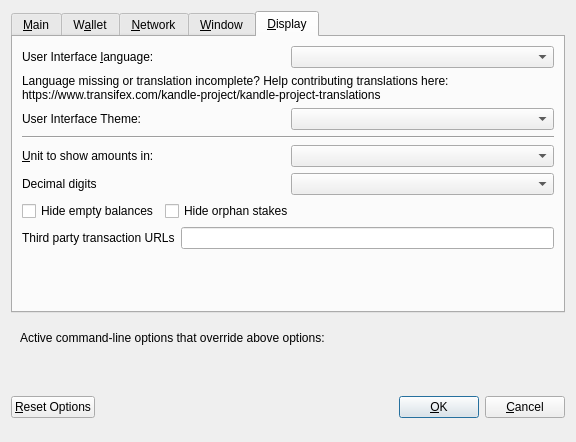
<?xml version="1.0" encoding="UTF-8"?>
<ui version="4.0">
 <class>OptionsDialog</class>
 <widget class="QDialog" name="OptionsDialog">
  <property name="geometry">
   <rect>
    <x>0</x>
    <y>0</y>
    <width>576</width>
    <height>442</height>
   </rect>
  </property>
  <property name="windowTitle">
   <string>Options</string>
  </property>
  <property name="modal">
   <bool>true</bool>
  </property>
  <layout class="QVBoxLayout" name="verticalLayout">
   <item>
    <widget class="QTabWidget" name="tabWidget">
     <property name="currentIndex">
      <number>4</number>
     </property>
     <widget class="QWidget" name="tabMain">
      <attribute name="title">
       <string>&amp;Main</string>
      </attribute>
      <layout class="QVBoxLayout" name="verticalLayout_Main">
       <item>
        <widget class="QCheckBox" name="bitcoinAtStartup">
         <property name="toolTip">
          <string>Automatically start Kandle after logging in to the system.</string>
         </property>
         <property name="text">
          <string>&amp;Start Kandle on system login</string>
         </property>
        </widget>
       </item>
       <item>
        <layout class="QHBoxLayout" name="horizontalLayout_2_Main">
         <item>
          <widget class="QLabel" name="databaseCacheLabel">
           <property name="text">
            <string>Size of &amp;database cache</string>
           </property>
           <property name="textFormat">
            <enum>Qt::PlainText</enum>
           </property>
           <property name="buddy">
            <cstring>databaseCache</cstring>
           </property>
          </widget>
         </item>
         <item>
          <widget class="QSpinBox" name="databaseCache"/>
         </item>
         <item>
          <widget class="QLabel" name="databaseCacheUnitLabel">
           <property name="text">
            <string>MB</string>
           </property>
           <property name="textFormat">
            <enum>Qt::PlainText</enum>
           </property>
          </widget>
         </item>
         <item>
          <spacer name="horizontalSpacer_2_Main">
           <property name="orientation">
            <enum>Qt::Horizontal</enum>
           </property>
           <property name="sizeHint" stdset="0">
            <size>
             <width>40</width>
             <height>20</height>
            </size>
           </property>
          </spacer>
         </item>
        </layout>
       </item>
       <item>
        <layout class="QHBoxLayout" name="horizontalLayout_3_Main">
         <item>
          <widget class="QLabel" name="threadsScriptVerifLabel">
           <property name="text">
            <string>Number of script &amp;verification threads</string>
           </property>
           <property name="textFormat">
            <enum>Qt::PlainText</enum>
           </property>
           <property name="buddy">
            <cstring>threadsScriptVerif</cstring>
           </property>
          </widget>
         </item>
         <item>
          <widget class="QSpinBox" name="threadsScriptVerif">
           <property name="toolTip">
            <string>(0 = auto, &lt;0 = leave that many cores free)</string>
           </property>
          </widget>
         </item>
         <item>
          <spacer name="horizontalSpacer_3_Main">
           <property name="orientation">
            <enum>Qt::Horizontal</enum>
           </property>
           <property name="sizeHint" stdset="0">
            <size>
             <width>40</width>
             <height>20</height>
            </size>
           </property>
          </spacer>
         </item>
        </layout>
       </item>
       <item>
        <spacer name="verticalSpacer_2">
         <property name="orientation">
          <enum>Qt::Vertical</enum>
         </property>
         <property name="sizeHint" stdset="0">
          <size>
           <width>20</width>
           <height>40</height>
          </size>
         </property>
        </spacer>
       </item>
      </layout>
     </widget>
     <widget class="QWidget" name="tabWallet">
      <attribute name="title">
       <string>W&amp;allet</string>
      </attribute>
      <layout class="QVBoxLayout" name="verticalLayout_Wallet">
       <item>
        <layout class="QHBoxLayout" name="horizontalLayout_2_Wallet">
         <item>
          <widget class="QLabel" name="labelStakeSplitThresholdText">
           <property name="text">
            <string>Stake split threshold:</string>
           </property>
          </widget>
         </item>
         <item>
          <widget class="QSpinBox" name="spinBoxStakeSplitThreshold">
           <property name="minimum">
            <number>1</number>
           </property>
           <property name="maximum">
            <number>999999</number>
           </property>
          </widget>
         </item>
        </layout>
       </item>
       <item>
        <widget class="QGroupBox" name="groupBox">
         <property name="title">
          <string>Expert</string>
         </property>
         <layout class="QVBoxLayout" name="verticalLayout_2">
          <item>
           <widget class="QCheckBox" name="coinControlFeatures">
            <property name="toolTip">
             <string>Whether to show coin control features or not.</string>
            </property>
            <property name="text">
             <string>Enable coin &amp;control features</string>
            </property>
           </widget>
          </item>
          <item>
           <widget class="QCheckBox" name="showMasternodesTab">
            <property name="toolTip">
             <string>Show additional tab listing all your masternodes in first sub-tab&lt;br/&gt;and all masternodes on the network in second sub-tab.</string>
            </property>
            <property name="text">
             <string>Show Masternodes Tab</string>
            </property>
           </widget>
          </item>
          <item>
           <widget class="QCheckBox" name="spendZeroConfChange">
            <property name="toolTip">
             <string>If you disable the spending of unconfirmed change, the change from a transaction&lt;br/&gt;cannot be used until that transaction has at least one confirmation.&lt;br/&gt;This also affects how your balance is computed.</string>
            </property>
            <property name="text">
             <string>&amp;Spend unconfirmed change</string>
            </property>
           </widget>
          </item>
         </layout>
        </widget>
       </item>
       <item>
        <spacer name="verticalSpacer_Wallet">
         <property name="orientation">
          <enum>Qt::Vertical</enum>
         </property>
         <property name="sizeHint" stdset="0">
          <size>
           <width>20</width>
           <height>40</height>
          </size>
         </property>
        </spacer>
       </item>
      </layout>
     </widget>
     <widget class="QWidget" name="tabNetwork">
      <attribute name="title">
       <string>&amp;Network</string>
      </attribute>
      <layout class="QVBoxLayout" name="verticalLayout_Network">
       <item>
        <widget class="QCheckBox" name="mapPortUpnp">
         <property name="toolTip">
          <string>Automatically open the Kandle client port on the router. This only works when your router supports UPnP and it is enabled.</string>
         </property>
         <property name="text">
          <string>Map port using &amp;UPnP</string>
         </property>
        </widget>
       </item>
       <item>
        <widget class="QCheckBox" name="allowIncoming">
         <property name="toolTip">
          <string>Accept connections from outside</string>
         </property>
         <property name="text">
          <string>Allow incoming connections</string>
         </property>
        </widget>
       </item>
       <item>
        <widget class="QCheckBox" name="connectSocks">
         <property name="toolTip">
          <string>Connect to the Kandle network through a SOCKS5 proxy.</string>
         </property>
         <property name="text">
          <string>&amp;Connect through SOCKS5 proxy (default proxy):</string>
         </property>
        </widget>
       </item>
       <item>
        <layout class="QHBoxLayout" name="horizontalLayout_1_Network">
         <item>
          <widget class="QLabel" name="proxyIpLabel">
           <property name="text">
            <string>Proxy &amp;IP:</string>
           </property>
           <property name="textFormat">
            <enum>Qt::PlainText</enum>
           </property>
           <property name="buddy">
            <cstring>proxyIp</cstring>
           </property>
          </widget>
         </item>
         <item>
          <widget class="QValidatedLineEdit" name="proxyIp">
           <property name="minimumSize">
            <size>
             <width>140</width>
             <height>0</height>
            </size>
           </property>
           <property name="maximumSize">
            <size>
             <width>140</width>
             <height>16777215</height>
            </size>
           </property>
           <property name="toolTip">
            <string>IP address of the proxy (e.g. IPv4: 127.0.0.1 / IPv6: ::1)</string>
           </property>
          </widget>
         </item>
         <item>
          <widget class="QLabel" name="proxyPortLabel">
           <property name="text">
            <string>&amp;Port:</string>
           </property>
           <property name="textFormat">
            <enum>Qt::PlainText</enum>
           </property>
           <property name="buddy">
            <cstring>proxyPort</cstring>
           </property>
          </widget>
         </item>
         <item>
          <widget class="QLineEdit" name="proxyPort">
           <property name="minimumSize">
            <size>
             <width>55</width>
             <height>0</height>
            </size>
           </property>
           <property name="maximumSize">
            <size>
             <width>55</width>
             <height>16777215</height>
            </size>
           </property>
           <property name="toolTip">
            <string>Port of the proxy (e.g. 9050)</string>
           </property>
          </widget>
         </item>
         <item>
          <spacer name="horizontalSpacer_1_Network">
           <property name="orientation">
            <enum>Qt::Horizontal</enum>
           </property>
           <property name="sizeHint" stdset="0">
            <size>
             <width>40</width>
             <height>20</height>
            </size>
           </property>
          </spacer>
         </item>
        </layout>
       </item>
       <item>
        <spacer name="verticalSpacer_Network">
         <property name="orientation">
          <enum>Qt::Vertical</enum>
         </property>
         <property name="sizeHint" stdset="0">
          <size>
           <width>20</width>
           <height>40</height>
          </size>
         </property>
        </spacer>
       </item>
      </layout>
     </widget>
     <widget class="QWidget" name="tabWindow">
      <attribute name="title">
       <string>&amp;Window</string>
      </attribute>
      <layout class="QVBoxLayout" name="verticalLayout_Window">
       <item>
        <widget class="QCheckBox" name="minimizeToTray">
         <property name="toolTip">
          <string>Show only a tray icon after minimizing the window.</string>
         </property>
         <property name="text">
          <string>&amp;Minimize to the tray instead of the taskbar</string>
         </property>
        </widget>
       </item>
       <item>
        <widget class="QCheckBox" name="minimizeOnClose">
         <property name="toolTip">
          <string>Minimize instead of exit the application when the window is closed. When this option is enabled, the application will be closed only after selecting Quit in the menu.</string>
         </property>
         <property name="text">
          <string>M&amp;inimize on close</string>
         </property>
        </widget>
       </item>
       <item>
        <spacer name="verticalSpacer_Window">
         <property name="orientation">
          <enum>Qt::Vertical</enum>
         </property>
         <property name="sizeHint" stdset="0">
          <size>
           <width>20</width>
           <height>40</height>
          </size>
         </property>
        </spacer>
       </item>
      </layout>
     </widget>
     <widget class="QWidget" name="tabDisplay">
      <attribute name="title">
       <string>&amp;Display</string>
      </attribute>
      <layout class="QVBoxLayout" name="verticalLayout_Display">
       <item>
        <layout class="QHBoxLayout" name="horizontalLayout_1_Display">
         <item>
          <widget class="QLabel" name="langLabel">
           <property name="text">
            <string>User Interface &amp;language:</string>
           </property>
           <property name="textFormat">
            <enum>Qt::PlainText</enum>
           </property>
           <property name="buddy">
            <cstring>lang</cstring>
           </property>
          </widget>
         </item>
         <item>
          <widget class="QValueComboBox" name="lang">
           <property name="toolTip">
            <string>The user interface language can be set here. This setting will take effect after restarting Kandle.</string>
           </property>
          </widget>
         </item>
        </layout>
       </item>
       <item>
        <widget class="QLabel" name="label_3">
         <property name="toolTip">
          <string notr="true"/>
         </property>
         <property name="statusTip">
          <string notr="true"/>
         </property>
         <property name="whatsThis">
          <string notr="true"/>
         </property>
         <property name="accessibleName">
          <string notr="true"/>
         </property>
         <property name="text">
          <string>Language missing or translation incomplete? Help contributing translations here:
https://www.transifex.com/kandle-project/kandle-project-translations</string>
         </property>
         <property name="wordWrap">
          <bool>true</bool>
         </property>
         <property name="openExternalLinks">
          <bool>true</bool>
         </property>
         <property name="textInteractionFlags">
          <set>Qt::TextBrowserInteraction</set>
         </property>
        </widget>
       </item>
       <item>
        <layout class="QHBoxLayout" name="horizontalLayout_2_Display" stretch="0,0">
         <item>
          <widget class="QLabel" name="themeLabel">
           <property name="text">
            <string>User Interface Theme:</string>
           </property>
          </widget>
         </item>
         <item>
          <widget class="QValueComboBox" name="theme"/>
         </item>
        </layout>
       </item>
       <item>
        <widget class="Line" name="line">
         <property name="orientation">
          <enum>Qt::Horizontal</enum>
         </property>
        </widget>
       </item>
       <item>
        <layout class="QHBoxLayout" name="horizontalLayout_3_Display">
         <item>
          <widget class="QLabel" name="unitLabel">
           <property name="text">
            <string>&amp;Unit to show amounts in:</string>
           </property>
           <property name="textFormat">
            <enum>Qt::PlainText</enum>
           </property>
           <property name="buddy">
            <cstring>unit</cstring>
           </property>
          </widget>
         </item>
         <item>
          <widget class="QValueComboBox" name="unit">
           <property name="toolTip">
            <string>Choose the default subdivision unit to show in the interface and when sending coins.</string>
           </property>
          </widget>
         </item>
        </layout>
       </item>
       <item>
        <layout class="QHBoxLayout" name="horizontalLayout_4_Display">
         <item>
          <widget class="QLabel" name="digitsLabel">
           <property name="text">
            <string>Decimal digits</string>
           </property>
          </widget>
         </item>
         <item>
          <widget class="QValueComboBox" name="digits"/>
         </item>
        </layout>
       </item>
       <item>
        <layout class="QHBoxLayout" name="horizontalLayout_5_Display">
         <item>
          <widget class="QCheckBox" name="checkBoxHideZeroBalances">
           <property name="toolTip">
            <string>Hide empty balances</string>
           </property>
           <property name="layoutDirection">
            <enum>Qt::LeftToRight</enum>
           </property>
           <property name="text">
            <string>Hide empty balances</string>
           </property>
          </widget>
         </item>
         <item>
          <widget class="QCheckBox" name="checkBoxHideOrphans">
           <property name="toolTip">
            <string>Hide orphan stakes in transaction lists</string>
           </property>
           <property name="text">
            <string>Hide orphan stakes</string>
           </property>
          </widget>
         </item>
         <item>
          <spacer name="horizontalSpacer">
           <property name="orientation">
            <enum>Qt::Horizontal</enum>
           </property>
           <property name="sizeHint" stdset="0">
            <size>
             <width>40</width>
             <height>20</height>
            </size>
           </property>
          </spacer>
         </item>
        </layout>
       </item>
       <item>
        <layout class="QHBoxLayout" name="horizontalLayout_6_Display">
         <item>
          <widget class="QLabel" name="thirdPartyTxUrlsLabel">
           <property name="toolTip">
            <string>Third party URLs (e.g. a block explorer) that appear in the transactions tab as context menu items. %s in the URL is replaced by transaction hash. Multiple URLs are separated by vertical bar |.</string>
           </property>
           <property name="text">
            <string>Third party transaction URLs</string>
           </property>
           <property name="buddy">
            <cstring>thirdPartyTxUrls</cstring>
           </property>
          </widget>
         </item>
         <item>
          <widget class="QLineEdit" name="thirdPartyTxUrls">
           <property name="toolTip">
            <string>Third party URLs (e.g. a block explorer) that appear in the transactions tab as context menu items. %s in the URL is replaced by transaction hash. Multiple URLs are separated by vertical bar |.</string>
           </property>
          </widget>
         </item>
        </layout>
       </item>
       <item>
        <spacer name="verticalSpacer">
         <property name="orientation">
          <enum>Qt::Vertical</enum>
         </property>
         <property name="sizeHint" stdset="0">
          <size>
           <width>20</width>
           <height>40</height>
          </size>
         </property>
        </spacer>
       </item>
      </layout>
     </widget>
    </widget>
   </item>
   <item>
    <widget class="QFrame" name="frame">
     <layout class="QVBoxLayout" name="verticalLayout_Bottom">
      <item>
       <layout class="QHBoxLayout" name="horizontalLayout_Bottom">
        <item>
         <widget class="QLabel" name="overriddenByCommandLineInfoLabel">
          <property name="text">
           <string>Active command-line options that override above options:</string>
          </property>
          <property name="textFormat">
           <enum>Qt::PlainText</enum>
          </property>
         </widget>
        </item>
        <item>
         <spacer name="horizontalSpacer_Bottom">
          <property name="orientation">
           <enum>Qt::Horizontal</enum>
          </property>
          <property name="sizeHint" stdset="0">
           <size>
            <width>40</width>
            <height>20</height>
           </size>
          </property>
         </spacer>
        </item>
       </layout>
      </item>
      <item>
       <widget class="QLabel" name="overriddenByCommandLineLabel">
        <property name="text">
         <string/>
        </property>
        <property name="textFormat">
         <enum>Qt::PlainText</enum>
        </property>
        <property name="wordWrap">
         <bool>true</bool>
        </property>
       </widget>
      </item>
     </layout>
    </widget>
   </item>
   <item>
    <layout class="QHBoxLayout" name="horizontalLayout_Buttons">
     <item>
      <widget class="QPushButton" name="resetButton">
       <property name="toolTip">
        <string>Reset all client options to default.</string>
       </property>
       <property name="text">
        <string>&amp;Reset Options</string>
       </property>
       <property name="autoDefault">
        <bool>false</bool>
       </property>
      </widget>
     </item>
     <item>
      <spacer name="horizontalSpacer_1">
       <property name="orientation">
        <enum>Qt::Horizontal</enum>
       </property>
       <property name="sizeHint" stdset="0">
        <size>
         <width>40</width>
         <height>48</height>
        </size>
       </property>
      </spacer>
     </item>
     <item>
      <widget class="QLabel" name="statusLabel">
       <property name="minimumSize">
        <size>
         <width>200</width>
         <height>0</height>
        </size>
       </property>
       <property name="font">
        <font>
         <weight>75</weight>
         <bold>true</bold>
        </font>
       </property>
       <property name="text">
        <string/>
       </property>
       <property name="textFormat">
        <enum>Qt::PlainText</enum>
       </property>
       <property name="wordWrap">
        <bool>true</bool>
       </property>
      </widget>
     </item>
     <item>
      <spacer name="horizontalSpacer_2">
       <property name="orientation">
        <enum>Qt::Horizontal</enum>
       </property>
       <property name="sizeHint" stdset="0">
        <size>
         <width>40</width>
         <height>48</height>
        </size>
       </property>
      </spacer>
     </item>
     <item>
      <widget class="QPushButton" name="okButton">
       <property name="text">
        <string>&amp;OK</string>
       </property>
       <property name="autoDefault">
        <bool>false</bool>
       </property>
       <property name="default">
        <bool>true</bool>
       </property>
      </widget>
     </item>
     <item>
      <widget class="QPushButton" name="cancelButton">
       <property name="text">
        <string>&amp;Cancel</string>
       </property>
       <property name="autoDefault">
        <bool>false</bool>
       </property>
      </widget>
     </item>
    </layout>
   </item>
  </layout>
 </widget>
 <customwidgets>
  <customwidget>
   <class>QValidatedLineEdit</class>
   <extends>QLineEdit</extends>
   <header>qvalidatedlineedit.h</header>
  </customwidget>
  <customwidget>
   <class>QValueComboBox</class>
   <extends>QComboBox</extends>
   <header>qvaluecombobox.h</header>
  </customwidget>
 </customwidgets>
 <resources/>
 <connections/>
</ui>
